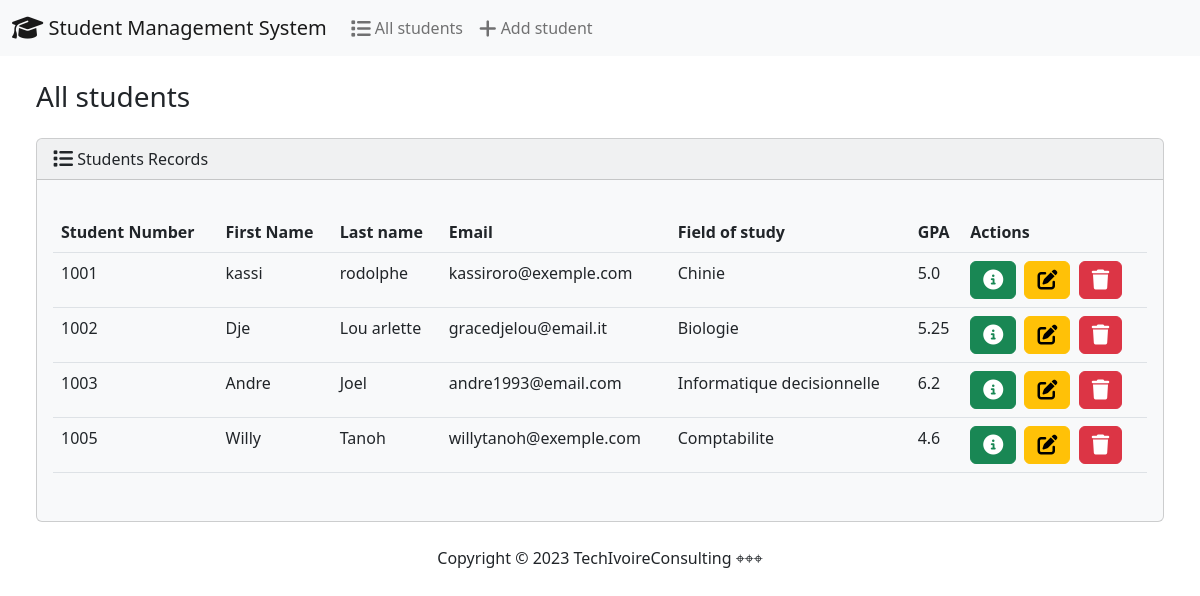
The page / on the database its author committed.
### students/models.py (models this page shows, shortened)
class Student(models.Model):
    student_number = models.PositiveBigIntegerField()
    first_name = models.CharField(max_length=50)
    last_name = models.CharField(max_length=50)
    email = models.EmailField(max_length=100)
    field_of_study = models.CharField(max_length=50)
    gpa =models.FloatField()

### students/views.py (the view)
# urls.py: path('',views.index, name='index'),
def index(request):
    return render(request, 'students/index.html',{
        'students': Student.objects.all()
    })

### students/templates/students/index.html (shortened to what this page needs)
{% extends "students/base.html" %}
{% block body %}
<h3 class="m-4">All students</h3>
<div class="row">
    <div class="col-12">
        {% if students %}
        <div class="card bg-light mb-3 ms-4 me-4 mb-4">
            <div class="card-header">
                <i class="fa-sharp fa-solid fa-list fa-lg"></i> Students Records
            </div>
            <div class="card-body">
              <p class="card-text">
                <div class="table-responsive">
                    <table class="table table-hover">
                        <thead>
                          <tr>
                            <th scope="col">Student Number</th>
                            <th scope="col">First Name</th>
                            <th scope="col">Last name</th>
                            <th scope="col">Email</th>
                            <th scope="col">Field of study</th>
                            <th scope="col">GPA</th>
                            <th scope="col">Actions</th>
                          </tr>
                        </thead>
                        <tbody>
                            {% for student in students %}
                            <tr>
                                <td>{{ student.student_number}}</td>
                                <td>{{ student.first_name}}</td>
                                <td>{{student.last_name}}</td>
                                <td>{{student.email}}</td>
                                <td>{{student.field_of_study}}</td>
                                <td>{{ student.gpa}}</td>
                                <td>
                                  <button type="button" class="btn btn-success me-1" href="{% url 'view_student' student.id %}" data-bs-toggle="modal"
                                  data-bs-target="#myModal{{student.id}}">
                                  <i class="fa-solid fa-circle-info fa-lg"></i>
                                  </button>
                                  <a class="btn btn-warning me-1" href="{% url 'edit' student.id %}">
                                    <i class="fa-solid fa-pen-to-square fa-lg"></i>
                                  </a>
                                  <button type="button" class="btn btn-danger" data-bs-toggle="modal" data-bs-target="#delete{{student.id}}">
                                    <i class="fa-sharp fa-solid fa-trash fa-lg"></i>
                                  </button>
                                </td>
                            </tr>
                            {% endfor %}
                        </tbody>
                      </table>
                </div>
              </p>
            </div>
        </div>
        {% else %}
        <h5 class="alert alert-primary ms-4 me-4">No Student Records</h5>
        {% endif %}
    </div>
{% endblock %}

### students/templates/students/base.html (shortened to what this page needs)
{% load static %}
<!DOCTYPE html>
<html lang="en">
<head>
    <link rel="stylesheet" href="https://cdnjs.cloudflare.com/ajax/libs/font-awesome/6.4.0/css/all.min.css" icrossorigin="anonymous" />
    <link rel="stylesheet" href="{% static 'css/bootstrap.min.css' %}">
</head>
<body class="d-flex flex-column min-vh-100">
    <nav class="navbar navbar-expand-lg navbar-light bg-light">
        <div class="container-fluid">
          <a class="navbar-brand" href="{% url 'index' %}">
            <i class="fa-sharp fa-solid fa-graduation-cap fa-lg"></i> Student Management System
        </a>
          <div class="collapse navbar-collapse" id="navbarColor03">
            <ul class="navbar-nav me-auto">
              <li class="nav-item">
                <a class="nav-link" href="{% url 'index' %}">
                    <i class="fa-sharp fa-solid fa-list fa-lg"></i> All students
                </a>
              </li>
              <li class="nav-item">
                <a class="nav-link" href="{% url 'add' %}">
                    <i class="fa-sharp fa-solid fa-plus fa-lg"></i> Add student
                </a>
              </li>
            </ul>
          </div>
        </div>
      </nav>
      <div class="container-fluid">
       {% block body %}
       {% endblock %}
      </div>
      <footer class="mt-auto mb-4">
        <div class="text-center">
            <span>
                Copyright &copy; <script>document.write(new Date().getFullYear())</script> TechIvoireConsulting &target;&target;&target;
            </span>
        </div>
      </footer>
</body>
</html>

### rows shown on the page
Student: student_number "1001", first_name "kassi", last_name "rodolphe", email "kassiroro@exemple.com", field_of_study "Chinie", gpa "5.0"
Student: student_number "1002", first_name "Dje", last_name "Lou arlette", email "gracedjelou@email.it", field_of_study "Biologie", gpa "5.25"
Student: student_number "1003", first_name "Andre", last_name "Joel", email "andre1993@email.com", field_of_study "Informatique decisionnelle", gpa "6.2"
Student: student_number "1005", first_name "Willy", last_name "Tanoh", email "willytanoh@exemple.com", field_of_study "Comptabilite", gpa "4.6"
